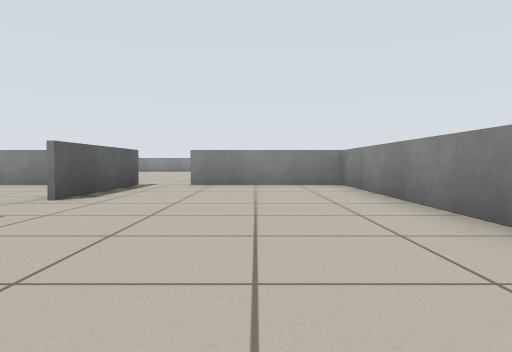
view 1 (above)

17 first-person views from a walk through a robot-simulator world made for Stage. The camera is 0.5 m above the floor, tilts 2° down and sees 70° across. The lines on the ground mark 1 m squares. The floor is counted in squares, 1 m on a side. Each view is taken from the middle of a square. On the plan, view 1 faces up. The plan holds only what a view shows up to about 9 squares ahead; the rest is blank. Robots are left out.

view 2
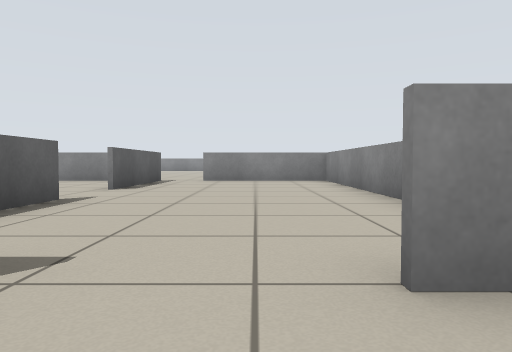

view 3
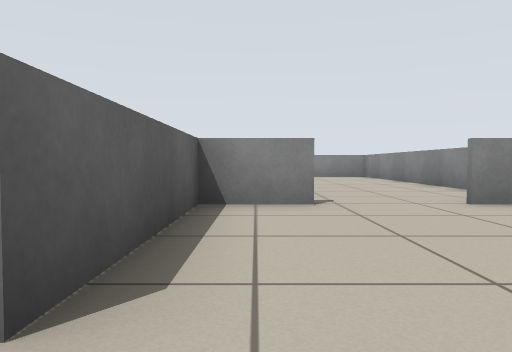

view 4
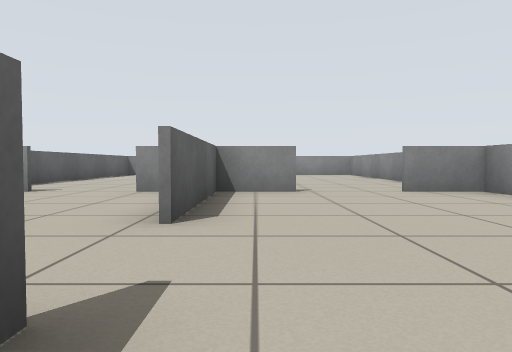

view 5
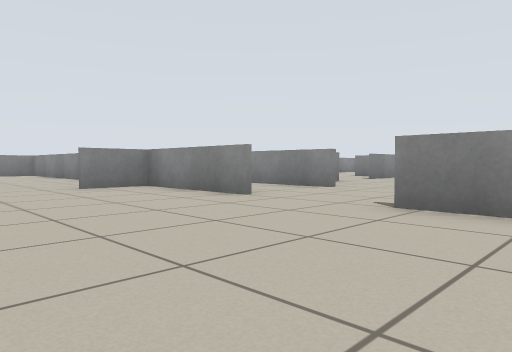

view 6
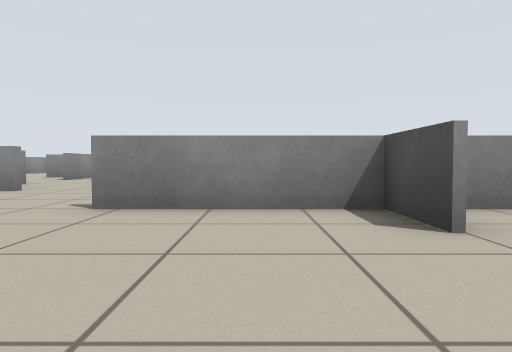

view 7
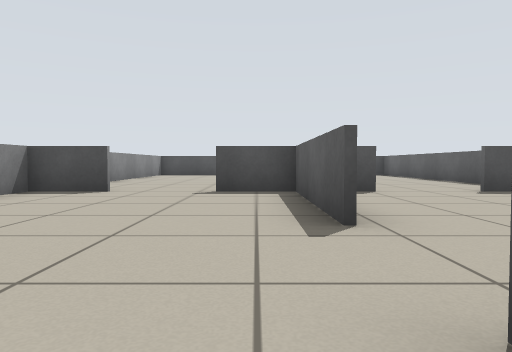

view 8
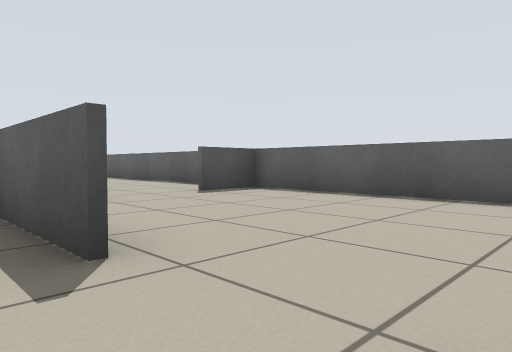

view 9
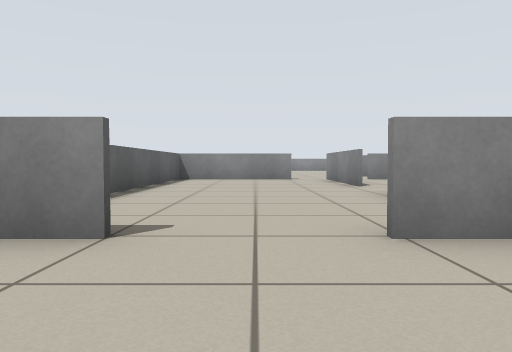

view 10
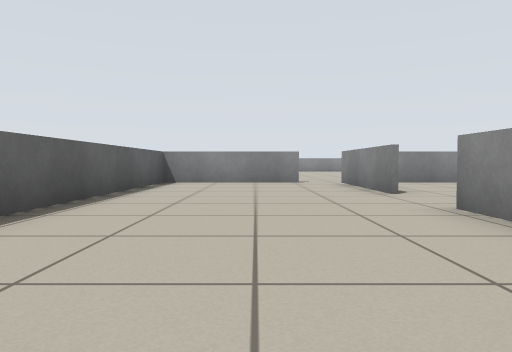

view 11
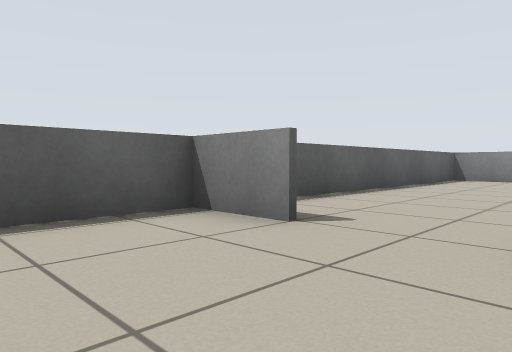

view 12
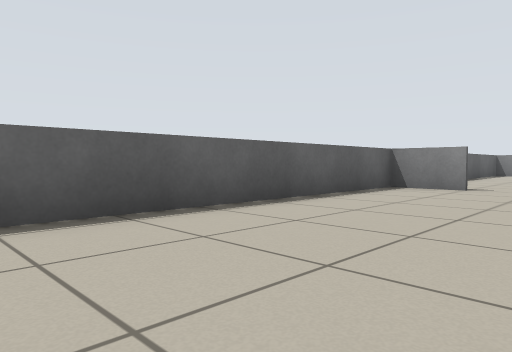

view 13
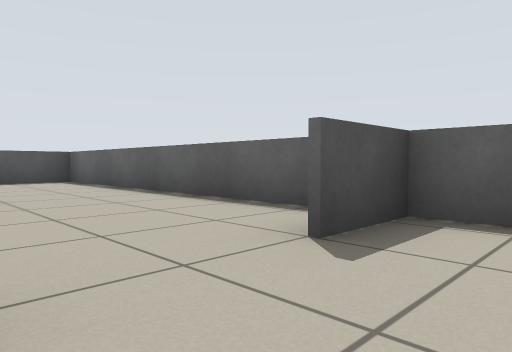

view 14
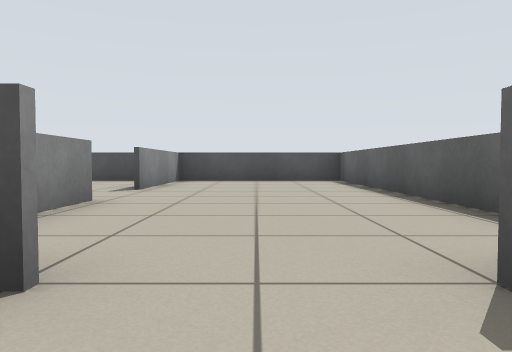

view 15
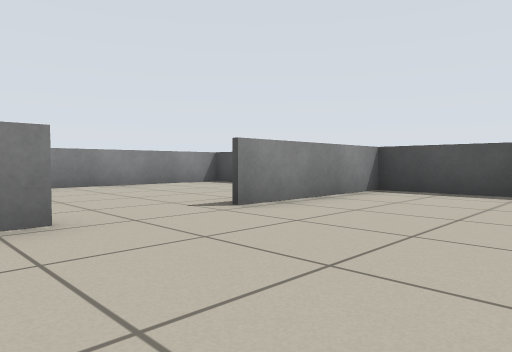

view 16
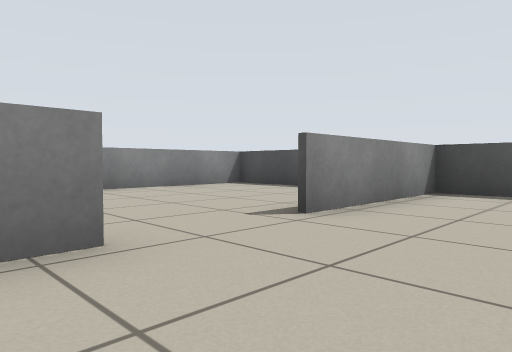

view 17
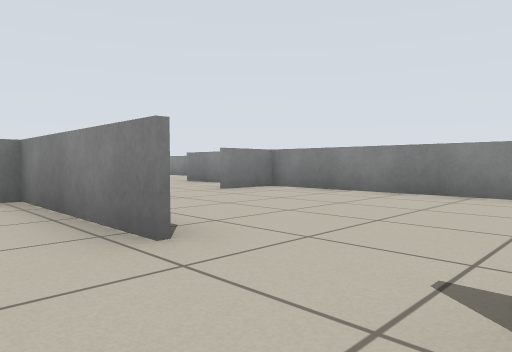

### Floor plan
Key: @ floor where view 1 was taken; x gap in a wall; . floor; = window, fence, low wall or low ledge.
Columns run from 8 left of view 1 to 7 right of it. Each row starts with its distance up from view 1.
  9      ..
  8  ===x=.====
  7 =....=....=
  6 =....=....=
  5 =....=....=
  4 =.........=
  3 =....=....=
  2 =....=....=
  1 =.... ....
  0  ....=..@.=
 -1 ===.===..==
 -2 =....=....= .= =
 -3 =....=....=..=..
 -4 =....=....=.....
 -5 =.............
 -6 =....=....=.
 -7 =....=....=
 -8 =....=....=
 -9 ===.===..==
-10  ....=....=
-11 =....=....=
-12 =....=....=
-13 =....=....=
-14 =.........=
-15 =....=....=
-16 =....=....=
-17 =....=....=
-18  ....=  ..=
-19   ====  ==

Where each view was taken, in squares from view 1:
view 1: 0 up, 0 right, facing up
view 2: 2 down, 0 right, facing up
view 3: 5 down, 2 left, facing up
view 4: 7 down, 2 left, facing up
view 5: 8 down, 2 left, facing up-right
view 6: 8 down, 2 left, facing right
view 7: 3 down, 2 left, facing down
view 8: 4 down, 2 left, facing down-left
view 9: 3 down, 5 left, facing up
view 10: 1 down, 5 left, facing up
view 11: 3 down, 4 left, facing up-left
view 12: 8 down, 4 left, facing up-left
view 13: 8 down, 4 left, facing down-left
view 14: 8 down, 5 left, facing down
view 15: 12 down, 6 left, facing down-right
view 16: 12 down, 5 left, facing down-right
view 17: 15 down, 4 left, facing up-right
